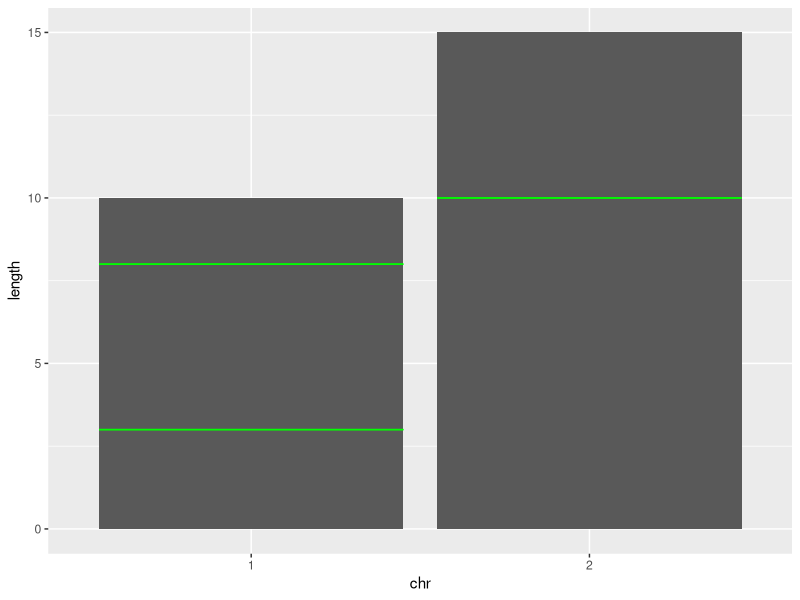

Write R code to recreate this figure.
# 在条形图上加横线
df <- data.frame(chr=c("1","1","2"), length=c(10,10,15), bar_pos=c(3,8,10))
library(ggplot2)
p <- ggplot(df, aes(x=chr, y=length)) + geom_bar(stat = "identity", position = position_dodge()) # position_dodge2
                                                                                                 # 可以将分为多个
p+geom_errorbar(aes(y=bar_pos,ymin=bar_pos, ymax=bar_pos), colour="green")
